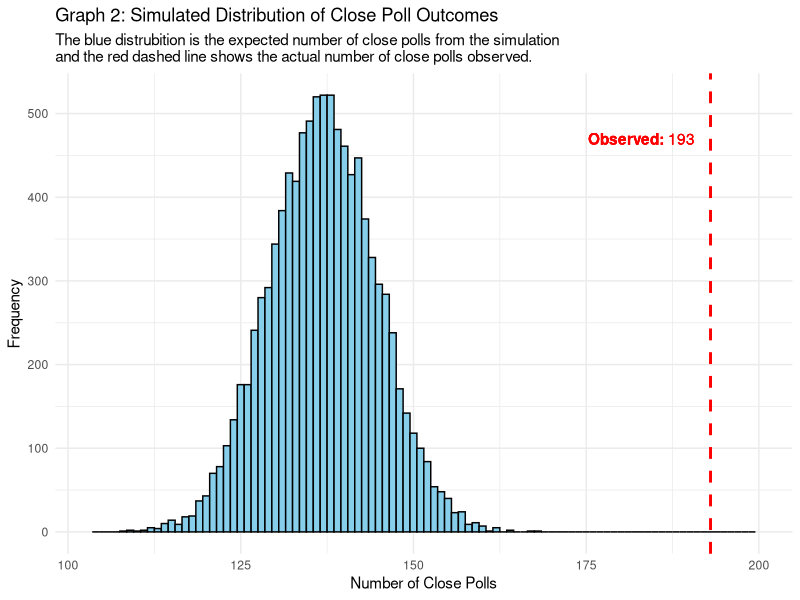
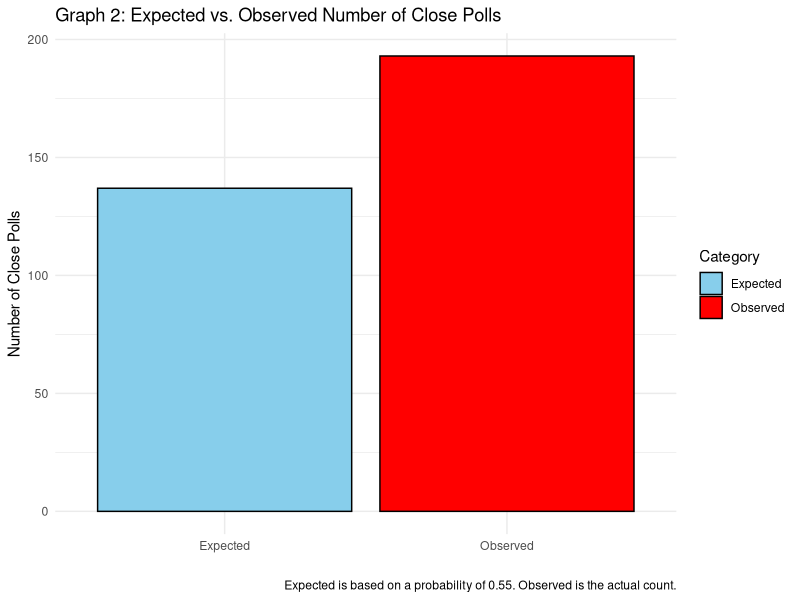
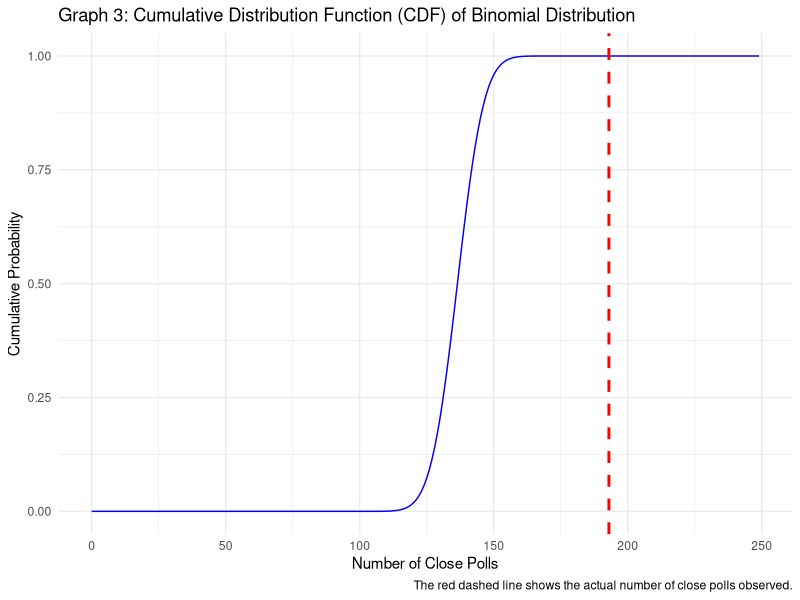

Generate these figures, in order, with R:
## ---- chunk 1
# Number of polls in the database
n <- 249

# Expected probability of a poll showing a close result under the null hypothesis
p <- 0.55

# Number of polls that actually showed a close result
observed_successes <- 193

# Calculate the probability using the binomial cumulative distribution function
probability <- pbinom(observed_successes - 1, n, p, lower.tail = FALSE)

# Convert the probability into a "1 in X" number
one_in_x <- 1 / probability

# Print the result without scientific notation
formatted_one_in_x <- format(one_in_x, scientific = FALSE)
paste("One in", formatted_one_in_x, "or about 8 trillion which is close to Nate Silver's 9 trillion probability")
## ---- chunk 2
library(ggplot2)
set.seed(123)
simulations <- 10000
simulated_outcomes <- rbinom(simulations, n, p)

# Create a histogram of simulated outcomes
ggplot(data.frame(simulated_outcomes), aes(x = simulated_outcomes)) +
  geom_histogram(binwidth = 1, fill = "skyblue", color = "black") +
  geom_vline(xintercept = observed_successes, color = "red", linetype = "dashed", size = 1) +
  # Move the annotation text slightly to the left and bold both parts of the text
  annotate("text", x = observed_successes - 10, y = max(table(simulated_outcomes)) * 0.9,
           label = bquote(bold("Observed: ") * bold(.(observed_successes))), color = "red") +
  scale_x_continuous(limits = c(min(simulated_outcomes) - 5,200)) +  # Expand x-axis range
  labs(
    title = "Graph 2: Simulated Distribution of Close Poll Outcomes",
    x = "Number of Close Polls",
    y = "Frequency",
    subtitle = "The blue distrubition is the expected number of close polls from the simulation
and the red dashed line shows the actual number of close polls observed."
  ) +
  theme_minimal()
## ---- chunk 3
# Calculate the expected number of close polls under the null hypothesis
expected_successes <- n * p

# Create a data frame for plotting
comparison_data <- data.frame(
  Category = c("Expected", "Observed"),
  Count = c(expected_successes, observed_successes)
)

# Plot
ggplot(comparison_data, aes(x = Category, y = Count, fill = Category)) +
  geom_bar(stat = "identity", color = "black") +
  scale_fill_manual(values = c("skyblue", "red")) +
  labs(
    title = "Graph 2: Expected vs. Observed Number of Close Polls",
    y = "Number of Close Polls",
    x = "",
    caption = "Expected is based on a probability of 0.55. Observed is the actual count."
  ) +
  theme_minimal()
## ---- chunk 4
# Calculate the CDF for the binomial distribution
x_vals <- 0:n
cdf_vals <- pbinom(x_vals, n, p)

# Create a data frame for plotting
cdf_data <- data.frame(x_vals, cdf_vals)

# Plot the CDF
ggplot(cdf_data, aes(x = x_vals, y = cdf_vals)) +
  geom_line(color = "blue") +
  geom_vline(xintercept = observed_successes, color = "red", linetype = "dashed", size = 1) +
  labs(
    title = "Graph 3: Cumulative Distribution Function (CDF) of Binomial Distribution",
    x = "Number of Close Polls",
    y = "Cumulative Probability",
    caption = "The red dashed line shows the actual number of close polls observed."
  ) +
  theme_minimal()
